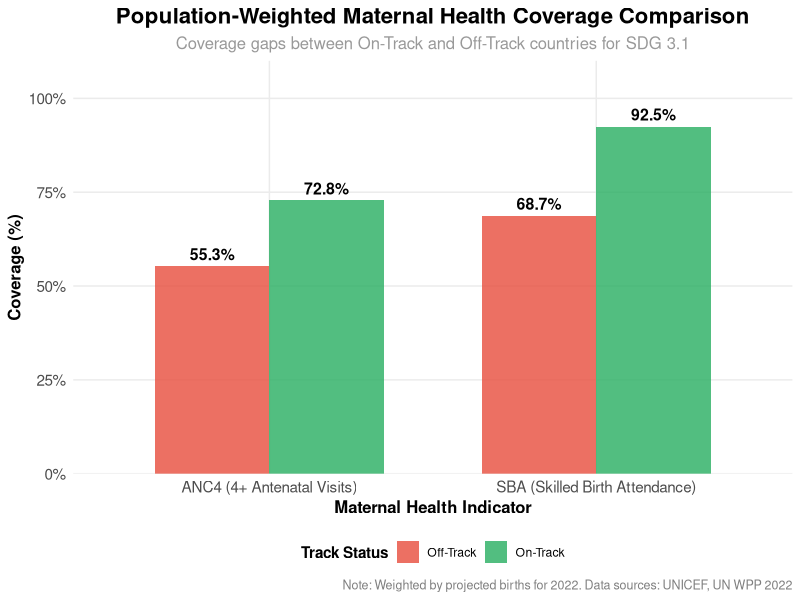
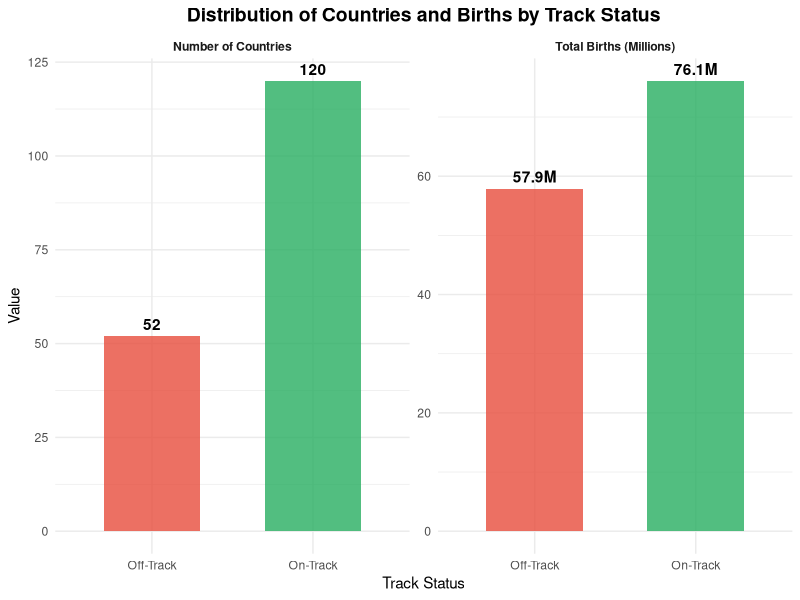

The R script that drew these images, in order:
## ---- chunk 1
knitr::opts_chunk$set(echo = TRUE, warning = FALSE, message = FALSE, fig.width = 10, fig.height = 6)

# Load required libraries
library(dplyr)
library(readr)
library(ggplot2)
library(knitr)
library(scales)
library(viridis)
library(tidyr)
library(stringr)
## ---- chunk 2
# Load the analysis results
weighted_coverage <- read_csv("population_weighted_coverage.csv")
merged_df <- read_csv("merged_data.csv")

# Display data summary
kable(weighted_coverage, 
      caption = "Population-Weighted Maternal Health Coverage by Track Status",
      digits = 1)
## ---- chunk 3
# Calculate coverage gaps
on_track <- weighted_coverage[weighted_coverage$track_status == "on-track", ]
off_track <- weighted_coverage[weighted_coverage$track_status == "off-track", ]

anc4_gap <- round(on_track$anc4_weighted_avg - off_track$anc4_weighted_avg, 1)
sba_gap <- round(on_track$sba_weighted_avg - off_track$sba_weighted_avg, 1)
## ---- chunk 4
# Prepare data for visualization
plot_data <- weighted_coverage %>%
  select(track_status, anc4_weighted_avg, sba_weighted_avg) %>%
  pivot_longer(cols = c(anc4_weighted_avg, sba_weighted_avg),
               names_to = "indicator", 
               values_to = "coverage") %>%
  mutate(
    indicator = case_when(
      indicator == "anc4_weighted_avg" ~ "ANC4 (4+ Antenatal Visits)",
      indicator == "sba_weighted_avg" ~ "SBA (Skilled Birth Attendance)"
    ),
    track_status = stringr::str_to_title(track_status)
  )

# Create the main comparison chart
p1 <- ggplot(plot_data, aes(x = indicator, y = coverage, fill = track_status)) +
  geom_col(position = "dodge", width = 0.7, alpha = 0.8) +
  geom_text(aes(label = paste0(coverage, "%")), 
            position = position_dodge(width = 0.7), 
            vjust = -0.5, size = 4, fontface = "bold") +
  scale_fill_manual(values = c("Off-Track" = "#e74c3c", "On-Track" = "#27ae60"),
                    name = "Track Status") +
  scale_y_continuous(limits = c(0, 100), 
                     labels = function(x) paste0(x, "%"),
                     expand = expansion(mult = c(0, 0.1))) +
  labs(
    title = "Population-Weighted Maternal Health Coverage Comparison",
    subtitle = "Coverage gaps between On-Track and Off-Track countries for SDG 3.1",
    x = "Maternal Health Indicator",
    y = "Coverage (%)",
    caption = "Note: Weighted by projected births for 2022. Data sources: UNICEF, UN WPP 2022"
  ) +
  theme_minimal() +
  theme(
    plot.title = element_text(size = 16, face = "bold", hjust = 0.5),
    plot.subtitle = element_text(size = 12, hjust = 0.5, color = "gray60"),
    legend.position = "bottom",
    legend.title = element_text(face = "bold"),
    axis.text = element_text(size = 11),
    axis.title = element_text(size = 12, face = "bold"),
    panel.grid.minor = element_blank(),
    plot.caption = element_text(size = 9, color = "gray50")
  )

print(p1)
## ---- chunk 5
# Additional visualization showing country and birth distribution
dist_data <- weighted_coverage %>%
  select(track_status, total_countries, total_births_millions) %>%
  pivot_longer(cols = c(total_countries, total_births_millions),
               names_to = "metric", values_to = "value") %>%
  mutate(
    metric = case_when(
      metric == "total_countries" ~ "Number of Countries",
      metric == "total_births_millions" ~ "Total Births (Millions)"
    ),
    track_status = stringr::str_to_title(track_status)
  )

p2 <- ggplot(dist_data, aes(x = track_status, y = value, fill = track_status)) +
  geom_col(alpha = 0.8, width = 0.6) +
  geom_text(aes(label = ifelse(grepl("Countries", metric), 
                              as.character(value), 
                              paste0(value, "M"))), 
            vjust = -0.5, fontface = "bold") +
  facet_wrap(~metric, scales = "free_y") +
  scale_fill_manual(values = c("Off-Track" = "#e74c3c", "On-Track" = "#27ae60")) +
  labs(
    title = "Distribution of Countries and Births by Track Status",
    x = "Track Status", y = "Value"
  ) +
  theme_minimal() +
  theme(
    plot.title = element_text(size = 14, face = "bold", hjust = 0.5),
    legend.position = "none",
    strip.text = element_text(face = "bold")
  )

print(p2)
## ---- chunk 6
# Create a comprehensive results table
results_table <- weighted_coverage %>%
  select(track_status, anc4_weighted_avg, sba_weighted_avg, 
         total_countries, total_births_millions) %>%
  mutate(track_status = stringr::str_to_title(track_status))

kable(results_table,
      col.names = c("Track Status", "ANC4 Weighted (%)", "SBA Weighted (%)", 
                    "Total Countries", "Total Births (M)"),
      caption = "Population-Weighted Coverage Analysis by Track Status",
      digits = 1)
